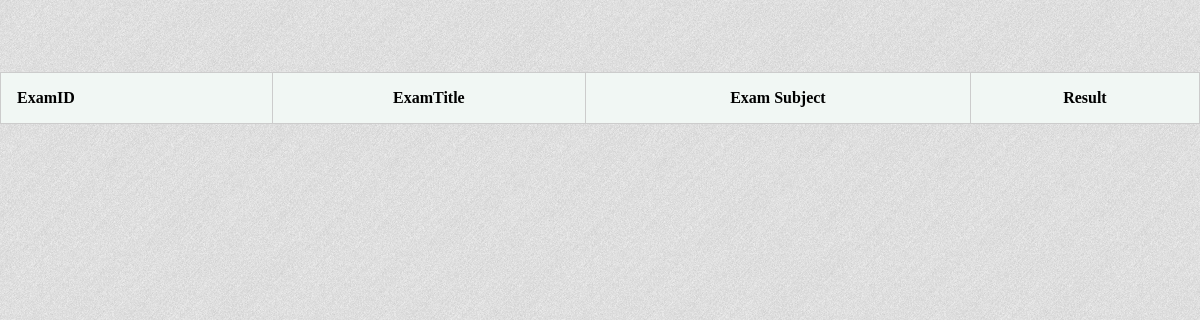
/ExaminationProject/MyExamsPages/index.php (signed in), run on an earlier commit of the app's database.
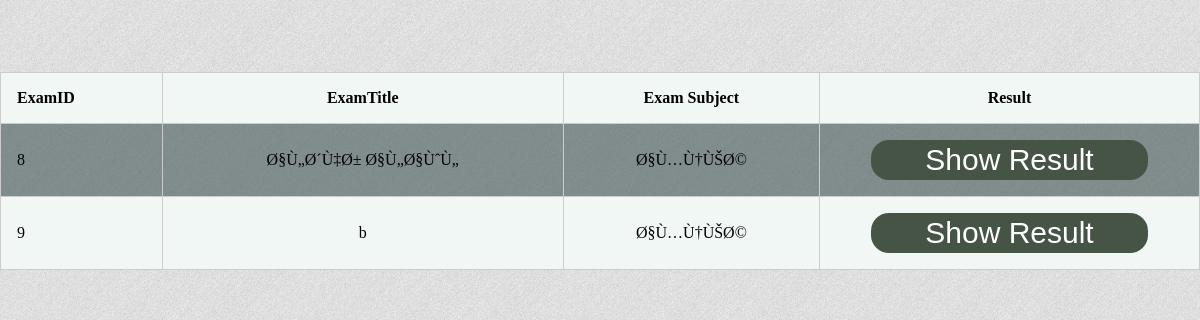
And on a later commit of the database.
### tables this page shows
CREATE TABLE `examtable` (
  `ExamID` int(11) NOT NULL,
  `ExamTitle` text NOT NULL,
  `MetalID` int(11) NOT NULL,
  `ExamDate` date NOT NULL,
  `ExamTime` text NOT NULL
);

CREATE TABLE `metaltable` (
  `MetalID` int(11) NOT NULL,
  `MetalName` text NOT NULL,
  `TeacherID` int(11) NOT NULL,
  `Level` int(11) NOT NULL
);

### ExaminationProject/MyExamsPages/index.php (the view, shortened to what this page needs)
<html>
<head>
<link rel="stylesheet" href="../Style/Style.css">
</head>
<body background="../img/bg.jpg">
  <br>
  <br>
</center><br><br>
<?php
GetExamsTable();
 ?>
</body>
</html>
<?php
  function GetExamsTable() {
    $TheacherID=$_COOKIE['UserID'];
   include '../Connection.php';
   echo "<table class='MyTable' border='1'>
   <tr>
   <th>ExamID</th>
   <th>ExamTitle</th>
   <th>Exam Subject</th>
<th>Result</th>
   </tr>";
     $sql = "SELECT * FROM metaltable Where `TeacherID` ='$TheacherID' ";
 $result = $mysqli->query($sql);
   while($TheTable=mysqli_fetch_array($result))
   {
     $TheMetalID=$TheTable['MetalID'];
     $sql1 = "SELECT * FROM examtable Where `MetalID` ='$TheMetalID' ";
 $result1 = $mysqli->query($sql1);
 while($TheTable1=mysqli_fetch_array($result1))
 {
   echo "<tr>";
   echo "<td>" . $TheTable1['ExamID'] . "</td>";
   echo "<td>" . $TheTable1['ExamTitle'] . "</td>";
   echo "<td>" . $TheTable['MetalName'] . "</td>";
   echo '<form action="./ExamResult.php" method="post">';
   echo "<td>".'<button type="submit" class="DeleteBT" Name="ExamID" value="'.$TheTable1['ExamID'] .'">Show Result</button><br>'. "</td>";
   echo '</form>';
   echo "</tr>";
 }
   }
   echo "</table>";
 } ?>

### ExaminationProject/Style/Style.css (style rules this page uses)
body { width:100%; margin: 0px; padding: 0px; }
table { border-collapse: collapse; border-spacing: 0; width: 100%; border: 1px solid #ccc; }
th, td { text-align: center; padding: 16px; }
th:first-child, td:first-child { text-align: left; }
tr { background-color: #f1f7f4 }
tr:nth-child(even) { background-color: #4559 }
.DeleteBT { color: White; width: 80%; height: 40px; text-decoration: none; border-style: none; background-color: #455445; border-radius: 18px; font-size: 30px; }

What changed in the data, as far as the page shows it:
added examtable: ExamID "8", ExamTitle "Ø§Ù„Ø´Ù‡Ø± Ø§Ù„Ø§ÙˆÙ„", MetalID.MetalName "Ø§Ù…Ù†ÙŠØ©"
added examtable: ExamID "9", ExamTitle "b", MetalID.MetalName "Ø§Ù…Ù†ÙŠØ©"
